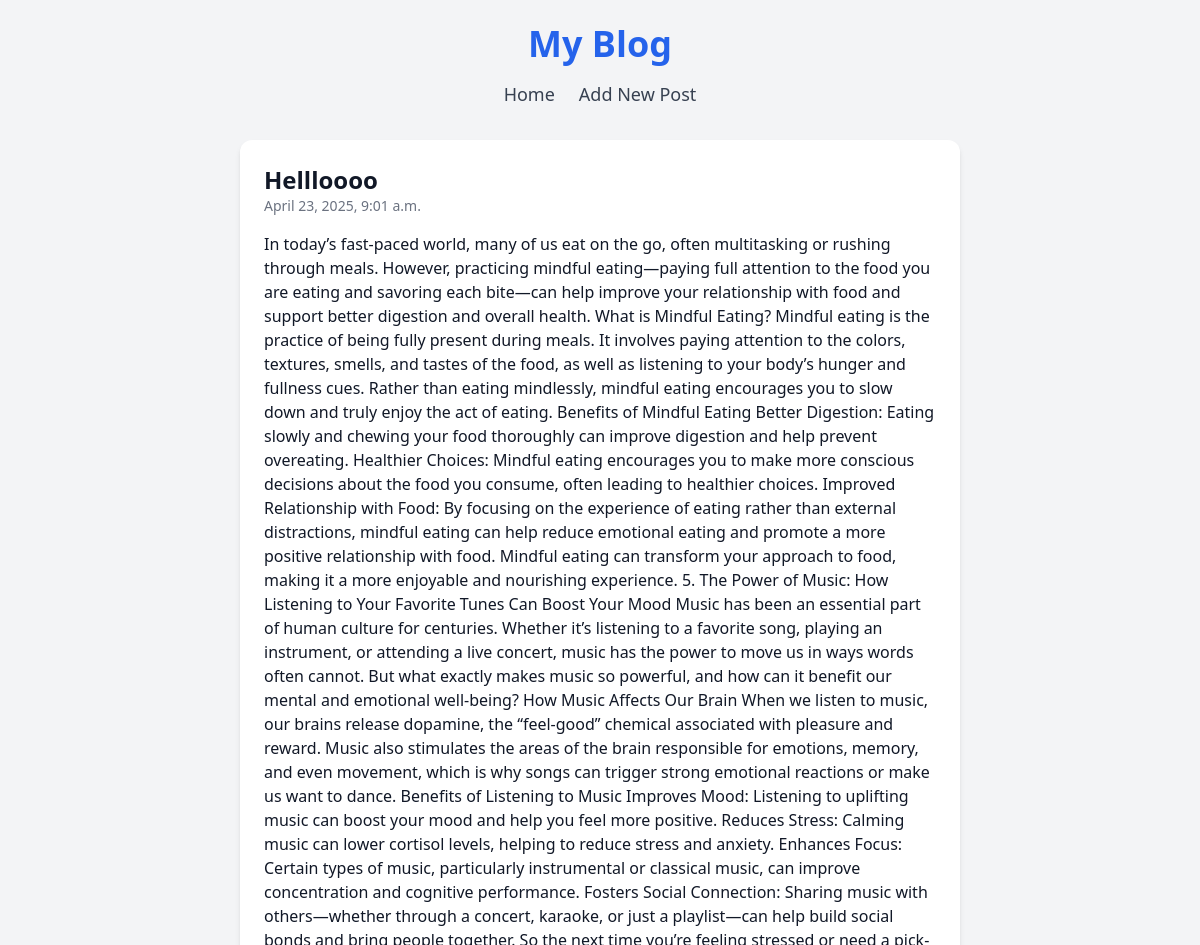
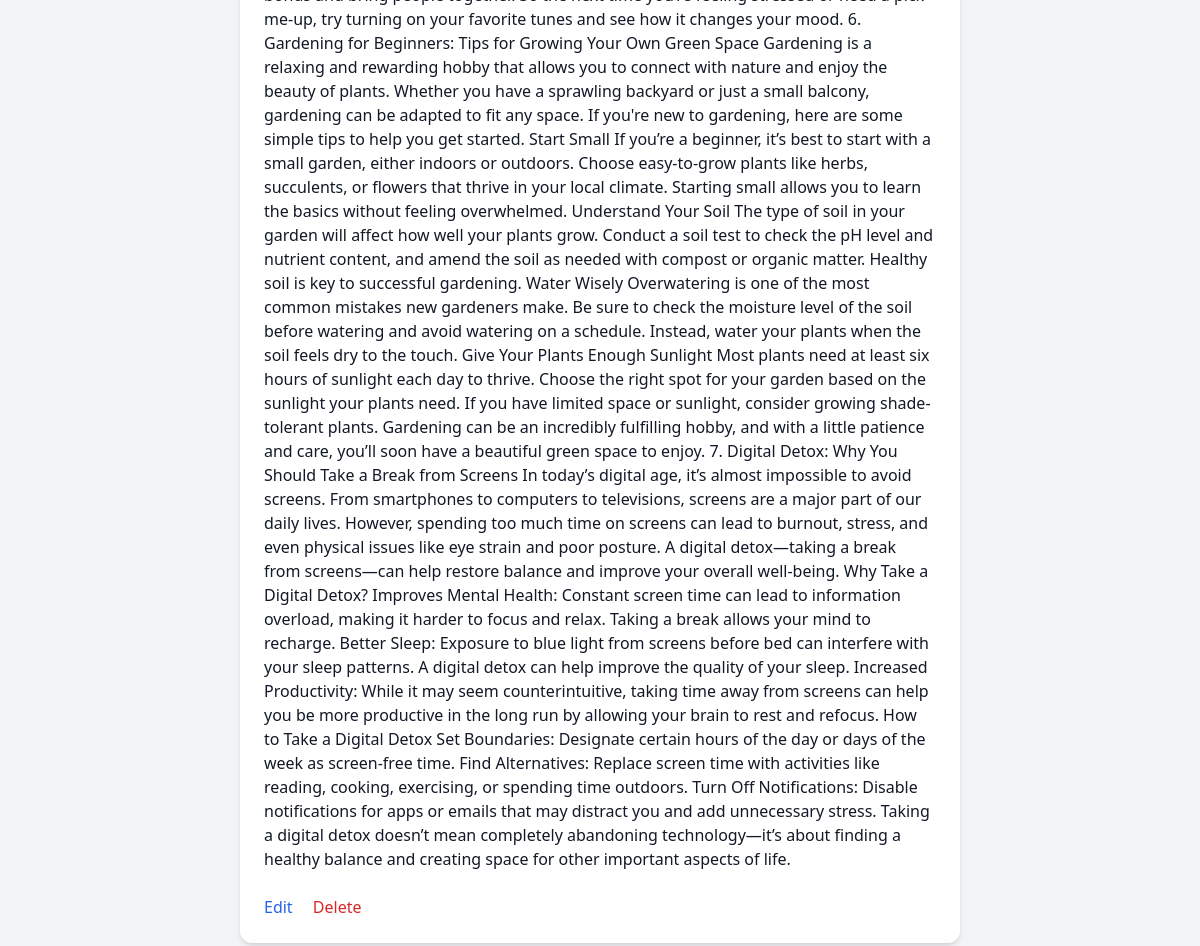
Screenshot of /posts/8/ with the database file from the repository (2 pictures, top to bottom).
### blog/models.py (models this page shows, shortened)
class Post(models.Model):
    title = models.CharField(max_length=200)
    content = models.TextField()
    created_at = models.DateTimeField(auto_now_add=True)
    updated_at = models.DateTimeField(auto_now=True)

### blog/views.py (the view)
# urls.py: path('<int:pk>/', views.post_detail, name='post_detail'),
def post_detail(request, pk):
    post = get_object_or_404(Post, pk=pk)
    return render(request, 'blog/post_detail.html', {'post': post})

### blog/templates/blog/post_detail.html (shortened to what this page needs)
{% extends 'blog/base.html' %}
{% block content %}
  <h2 class="text-2xl font-bold">{{ post.title }}</h2>
  <p class="text-sm text-gray-500">{{ post.created_at }}</p>
  <div class="mt-4">{{ post.content }}</div>
  <div class="mt-6 space-x-4">
    <a href="{% url 'post_edit' post.pk %}" class="text-blue-600 hover:underline">Edit</a>
    <a href="{% url 'post_delete' post.pk %}" class="text-red-600 hover:underline">Delete</a>
  </div>
{% endblock %}

### rows the page displays
Post: title "Hellloooo", created_at "April 23, 2025, 9:01 a.m.", content "In today’s fast-paced world, many of us eat on the go, often multitasking or rushing through meals. However, practicing mindful eating—paying full attention to the food you are eating and savoring each bite—can help improve your relationship with food and support better digestion and overall health. What is Mindful Eating? Mindful eating is the practice of being fully present during meals. It involves paying attention to the colors, textures, smells, and tastes of the food, as well as listening to your body’s hunger and fullness cues. Rather than eating mindlessly, mindful eating encourages you to slow down and truly enjoy the act of eating. Benefits of Mindful Eating Better Digestion:…"
